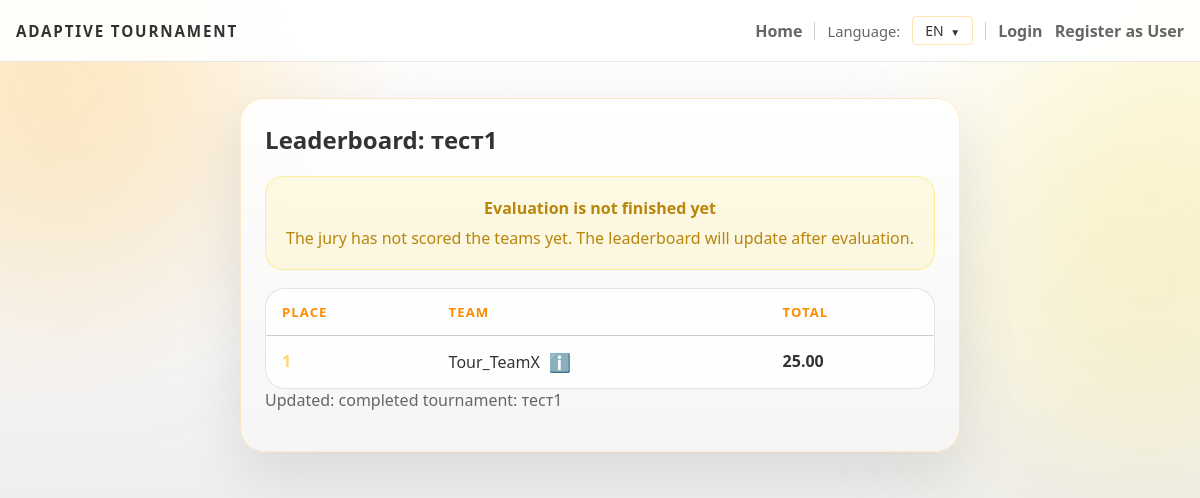
The page /leaderboard/1 on the database its author committed.
### backend/models.py (models this page shows)
class Tournament(db.Model):
    id = db.Column(db.Integer, primary_key=True)
    name = db.Column(db.String(200), nullable=False)
    description = db.Column(db.Text)
    max_teams = db.Column(db.Integer)
    status = db.Column(db.String(30), default="Draft")
    rounds = db.relationship('Round', backref='tournament', lazy=True)

class Team(db.Model):
    id = db.Column(db.Integer, primary_key=True)
    name = db.Column(db.String(200), nullable=False)
    captain_id = db.Column(db.Integer, db.ForeignKey('user.id'), nullable=False)
    captain = db.relationship('User', foreign_keys=[captain_id])
    members = db.relationship('User', secondary=team_members, backref='teams', lazy='dynamic')
    tournament_id = db.Column(db.Integer, db.ForeignKey('tournament.id'))
    tournament = db.relationship('Tournament', backref='teams', lazy=True)
    submissions = db.relationship('Submission', backref='team', lazy=True)
    repo_url = db.Column(db.String(500))
    live_url = db.Column(db.String(500))
    comments = db.Column(db.Text)
    submitted_at = db.Column(db.DateTime)
    submission_status = db.Column(db.String(30), default='None')  # None, Pending, Accepted, Rejected, Returned

### backend/tournaments.py (the view)
def leaderboard(tid):
    t = Tournament.query.get_or_404(tid)
    if t.status.lower() not in ['finished', 'completed', 'closed']:
        flash(_t('leaderboard_only_finished'), 'warning')
        return redirect(url_for('tournament_page', tid=tid))
    teams = Team.query.filter_by(tournament_id=t.id).all()
    team_scores = []
    for team in teams:
        evaluation_totals = []
        for submission in team.submissions:
            for evaluation in submission.evaluations:
                total = evaluation.total()
                if total > 0:
                    evaluation_totals.append(total)
        total_score = sum(evaluation_totals) if evaluation_totals else 0
        team_scores.append((team, total_score))
    team_scores.sort(key=lambda item: item[1], reverse=True)
    return render_template('leaderboard.html', tournament=t, team_scores=team_scores)

### backend/app.py (called while the page is built)
@app.context_processor
def inject_user_processor():
    return inject_user()

@app.context_processor
def translation_processor():
    return translation()

### backend/app_helpers.py (called while the page is built)
def get_current_user():
    uid = session.get('user_id')
    if uid:
        return db.session.get(User, uid)
    return None

def inject_user():
    return {'get_current_user': get_current_user}

### backend/models.py (called while the page is built, shortened)
    def total(self):
        criterion_total = sum([cs.score for cs in self.criterion_scores if cs.score is not None])
        if criterion_total > 0:
            return criterion_total

### backend/translations.py (called while the page is built)
def get_text(key, lang='en', **kwargs):
    if lang not in TRANSLATIONS:
        lang = 'en'
    text = TRANSLATIONS[lang].get(key, TRANSLATIONS['en'].get(key, key))
    if kwargs:
        try:
            return text.format(**kwargs)
        except Exception:
            return text
    return text

### templates/leaderboard.html (shortened to what this page needs)
{% extends 'base.html' %}
{% block head %}
  <link rel="stylesheet" href="/static/css/interface.css">
{% endblock %}
{% block content %}
  <div class="leaderboard-shell">
    <section class="surface-card leaderboard-card">
      <h2>{{ t('leaderboard') }}: {{ tournament.name }}</h2>
      {% if team_scores %}
        {% set has_evaluations = false %}
        {% for team, score in team_scores %}
          {% if score > 0 %}
            {% set has_evaluations = true %}
          {% endif %}
        {% endfor %}
        {% if not has_evaluations %}
          <div class="leaderboard-warning">
            <h4>{{ t('evaluation_not_finished') }}</h4>
            <p>{{ t('jury_not_scored_teams') }}</p>
          </div>
        {% endif %}
        <div class="data-table-wrap">
          <table class="data-table leaderboard-table">
            <thead>
              <tr>
                <th>{{ t('place') }}</th>
                <th>{{ t('team') }}</th>
                <th>{{ t('total') }}</th>
              </tr>
            </thead>
            <tbody>
              {% for team, score in team_scores %}
                <tr>
                  <td class="leaderboard-rank {% if loop.index == 1 %}gold{% elif loop.index == 2 %}silver{% elif loop.index == 3 %}bronze{% endif %}">
                    {{ loop.index }}
                  </td>
                  <td>
                    <div class="team-name-cell">
                      <span>{{ team.name }}</span>
                      <button class="team-details-btn" onclick="openTeamDetails({{ team.id }})" title="View team details">
                        ℹ️
                      </button>
                    </div>
                  </td>
                  <td class="leaderboard-score">{{ "{:.2f}".format(score) }}</td>
                </tr>
              {% endfor %}
            </tbody>
          </table>
        </div>
        <p class="muted-text">{{ t('updated_finished_tournament') }}: {{ tournament.name }}</p>
      {% else %}
        <p class="muted-text">{{ t('no_teams_to_display') }}</p>
        <p class="muted-text">{{ t('no_scores_or_running') }}</p>
      {% endif %}
    </section>
  </div>
{% endblock %}

### static/css/main.css (style rules this page uses)
:root { --bg: #ffffff; --bg-soft: #f9f9f9; --panel: rgba(255, 255, 255, 0.95); --panel-border: rgba(255, 165, 0, 0.3); --text: #333333; --muted: #666666; --accent: #ffa500; --accent-strong: #ff8c00; --success: #32cd32; --warning: #ffd700; --danger: #ff6347; --font-ui: "Segoe UI", "Trebuchet MS", Arial, sans-serif; --font-display: var(--font-ui); --font-body: var(--font-ui); }
* { box-sizing: border-box; }
html { scroll-behavior: smooth; }
body { margin: 0; min-height: 100vh; font-family: var(--font-body); color: var(--text); background: radial-gradient(circle at top left, rgba(255, 165, 0, 0.1), transparent 28%), radial-gradient(circle at top right, rgba(255, 215, 0, 0.1), transparent 22%), linear-gradient(180deg, #ffffff 0%, #f5f5f5 45%, #e0e0e0 100%); }
h1, h2, h3, h4, h5, h6, .page-title, .hero-title, .hero-panel-title, .tournament-name { font-family: var(--font-display); }
body, p, li, label, input, textarea, select, button, a, th, td, .flash-message, .status-chip, .status-pill { font-family: var(--font-body); }

### static/css/interface.css (style rules this page uses)
.surface-card { padding: 24px; border-radius: 24px; border: 1px solid rgba(255, 165, 0, 0.2); background: linear-gradient(180deg, rgba(255, 255, 255, 0.9) 0%, rgba(245, 245, 245, 0.95) 100%); box-shadow: 0 22px 60px rgba(0, 0, 0, 0.1); }
.surface-card h2, .surface-card h3, .surface-card p { margin-top: 0; }
.muted-text { color: #666666; }
.data-table-wrap { overflow-x: auto; border-radius: 20px; border: 1px solid rgba(0, 0, 0, 0.1); background: rgba(255, 255, 255, 0.9); }
.data-table { width: 100%; min-width: 640px; border-collapse: collapse; }
.data-table th, .data-table td { padding: 14px 16px; border-bottom: 1px solid rgba(0, 0, 0, 0.1); text-align: left; vertical-align: top; }
.data-table th { color: #ff8c00; font-size: 0.82rem; text-transform: uppercase; letter-spacing: 0.08em; }
.data-table tr:last-child td { border-bottom: none; }
.leaderboard-shell { display: grid; gap: 22px; }
.leaderboard-card { max-width: 900px; margin: 0 auto; }
.leaderboard-warning { margin-bottom: 18px; padding: 20px; border-radius: 18px; background: rgba(255, 215, 0, 0.1); border: 1px solid rgba(255, 215, 0, 0.3); color: #b8860b; text-align: center; }
.leaderboard-warning h4, .leaderboard-warning p { margin: 0; }
.leaderboard-warning p { margin-top: 8px; }
.leaderboard-table td { color: #333333; }
.leaderboard-rank { text-align: center; font-size: 1rem; font-weight: 800; }
.leaderboard-rank.gold { color: #ffd76a; }
.leaderboard-score { text-align: center; font-weight: 800; }

### templates/leaderboard.html (style rules this page uses)
.team-name-cell { display: flex; align-items: center; gap: 8px; }
.team-details-btn { background: none; border: none; cursor: pointer; color: #0066cc; font-size: 18px; padding: 0; display: flex; align-items: center; justify-content: center; width: 24px; height: 24px; border-radius: 50%; transition: all 0.3s ease; }

### rows shown on the page
Tournament: name "тест1"
Team: name "Tour_TeamX", score "25.00"

### other values the page prints
{{ t('app_title') }} "ADAPTIVE TOURNAMENT"
{{ t('home') }} "Home"
{{ t('language') }} "Language"
{{ lang|upper }} "EN"
{{ t('login') }} "Login"
{{ t('register') }} "Register as User"
{{ t('leaderboard') }} "Leaderboard"
{{ t('evaluation_not_finished') }} "Evaluation is not finished yet"
{{ t('jury_not_scored_teams') }} "The jury has not scored the teams yet. The leaderboard will update after evaluation."
{{ t('place') }} "PLACE"
{{ t('team') }} "TEAM"
{{ t('total') }} "TOTAL"
{{ t('updated_finished_tournament') }} "Updated: completed tournament"
